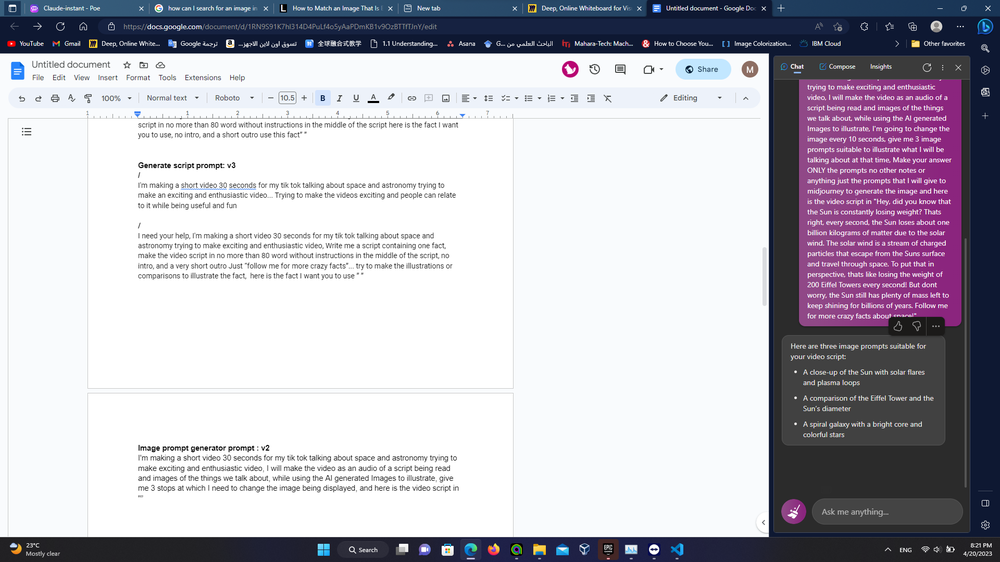
#> input picture try 2/test image/5.png, 1000 x 562 px, shrunk from 1920 x 1080 before the run, found by its file name; the run also reads 1 picture not shown here
$ python Search_for_an_image_in_image.py
#> lines starting #> are read from the running program, lines starting #| are printed output that depends on the picture; after the words box and inside, x2 and y2 are one past the last pixel; in counts of white or black regions, pixels touching at a corner belong together
import cv2
import numpy as np
image= cv2.imread(r'H:\SPEAMMMM\TikTok\try 2\test image\5.png')
#> image is the input picture: shape (562, 1000, 3); mean B, G, R 192.2, 182.5, 185.2
# cv2.imshow('The img', image)
# cv2.waitKey(0)
template= cv2.imread(r'H:\SPEAMMMM\TikTok\try 2\test image\search_for\1.png',0)

def find_temp_in_img(template,image):


    gray= cv2.cvtColor(image, cv2.COLOR_BGR2GRAY)
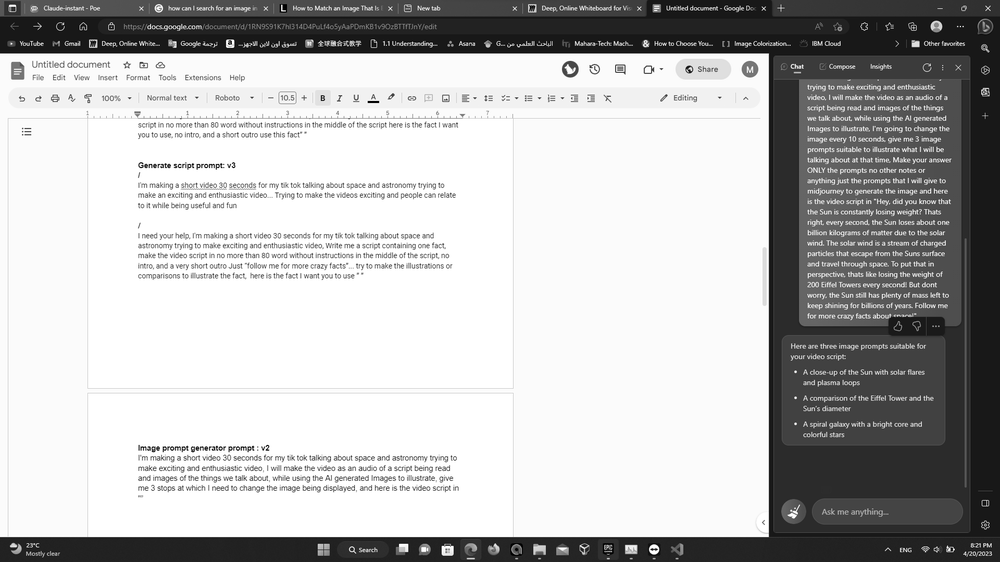
#> gray: shape (562, 1000); min 0, max 255, mean 184.5
    result= cv2.matchTemplate(gray, template, cv2.TM_CCOEFF)
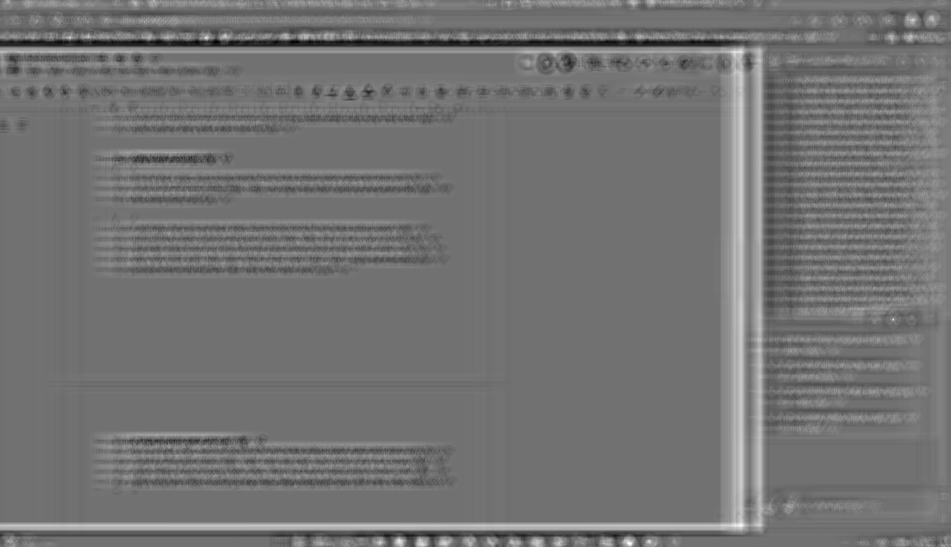
#> result: shape (547, 951) float32; min -442906.4, max 552359.1, mean 7975.8; drawn with min black and max white
    min_val, max_val, min_loc, max_loc= cv2.minMaxLoc(result)
#> min_val = -442906.4; max_val = 552359.1; min_loc = (216, 41); max_loc = (629, 543)

    height, width= template.shape[:2]
#> height = 16; width = 50


    top_left= max_loc
#> top_left = (629, 543)
    bottom_right= (top_left[0] + width, top_left[1] + height)
#> bottom_right = (679, 559)
    cv2.rectangle(image, top_left, bottom_right, (0,0,255),5)
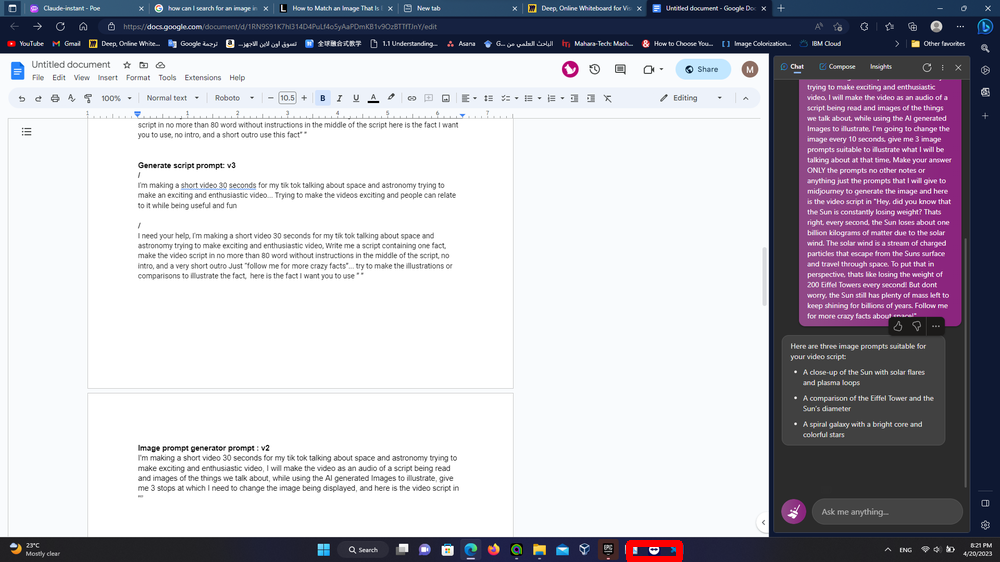
#> image: shape (562, 1000, 3); 0.15% of pixels changed, all inside (x1, y1, x2, y2) = (626, 540, 683, 562)
    print(top_left[0] + width , top_left[1] )
#| 679 543
    return top_left[0] + width , top_left[1]

print(find_temp_in_img(template,image))
#| (679, 543)

cv2.imshow('Found', image)
cv2.waitKey(0)
cv2.destroyAllWindows()
